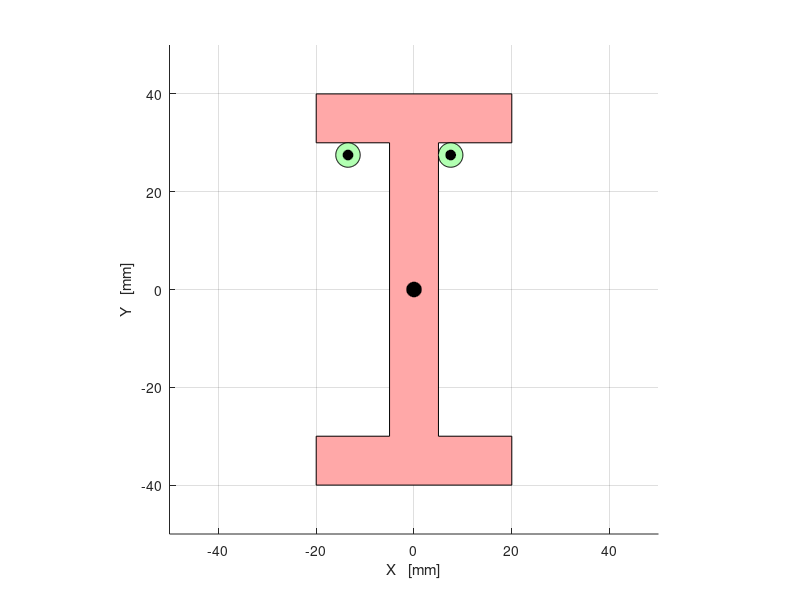

MATLAB code to generate this figure: (Note: this script raises an error after producing the figure.)
x = [-20, -20, -5, -5, -20, -20, 20, 20, 5, 5, 20, 20];
y = [40, 30, 30, -30, -30, -40, -40, -30, -30, 30, 30, 40];

x_c1 = 7.5;
y_c1 = 27.5;

x_c2 = -13.5;
y_c2 = 27.5;

r = 2.5;
r2 = 1;
r3 = 1.5;

p1 = [x_c1, y_c1+r];
p2 = [x_c1-r, y_c1];
p3 = [x_c2, y_c2+r];

alpha = 10;
beta = -10;
gamma = 10;

theta = linspace(0, 2*pi, 100);
theta2 = linspace(0, 2*pi, 100);

x_cir1 = r * cos(theta) + x_c1;
y_cir1 = r * sin(theta) + y_c1;

x_cir2 = r * cos(theta2) + x_c2;
y_cir2 = r * sin(theta2) + y_c2;

x_cir11 = r2 * cos(theta) + x_c1;
y_cir11 = r2 * sin(theta) + y_c1;

x_cir21 = r2 * cos(theta2) + x_c2;
y_cir21 = r2 * sin(theta2) + y_c2;

cog_x = r3 * cos(theta);
cog_y = r3 * sin(theta);


% 図形のプロット
figure;

hold on;

grid on;

fill(x, y, [1, 0.66, 0.66]); % 赤色で図形を塗りつぶす
fill(x_cir1, y_cir1, [0.7, 1, 0.7]);
fill(x_cir2, y_cir2, [0.7, 1, 0.7]);
fill(x_cir11, y_cir11, [0.0, 0.0, 0.0]);
fill(x_cir21, y_cir21, [0.0, 0.0, 0.0]);
fill(cog_x, cog_y, [0.0, 0.0, 0.0]);

%quiver(7.5, 30, 0.0, 10.0, 'Color', 'k', 'LineWidth', 2.0);
%quiver(5.0, 27.5, -10.0, 0.0, 'Color', 'k', 'LineWidth', 2.0);
%quiver(-13.5, 30, 0.0, 10.0, 'Color', 'k', 'LineWidth', 2.0);
axis equal; % 各軸のスケールを等しく保持

xlim([-50, 50]); % X軸の範囲を設定
ylim([-50, 50]); % Y軸の範囲を設定
xlabel('X   [mm]');
ylabel('Y   [mm]');

load('data/coeffs.mat');

rows = size(coeff_num);

pause(5);

for i=1:rows(1);
    edit_alpha = alpha;
    edit_beta = beta;
    edit_gamma = gamma;

    edit_alpha = edit_alpha * coeff_num(i, 1);
    edit_beta = edit_beta * coeff_num(i, 2);
    edit_gamma = edit_gamma * coeff_num(i, 3);
    %coeffs = [edit_alpha, edit_beta, edit_gamma];
    %disp(coeffs);
    h1 = quiver(7.5, 30, 0.0, edit_alpha, 'Color', 'k', 'LineWidth', 2.0, 'AutoScale', 'off');
    h2 = quiver(5.0, 27.5, edit_beta, 0.0, 'Color', 'k', 'LineWidth', 2.0, 'AutoScale', 'off');
    h3 = quiver(-13.5, 30, 0.0, edit_gamma, 'Color', 'k', 'LineWidth', 2.0, 'AutoScale', 'off');
    pause(0.20);
    delete(h1);
    delete(h2);
    delete(h3);
end

hold off;